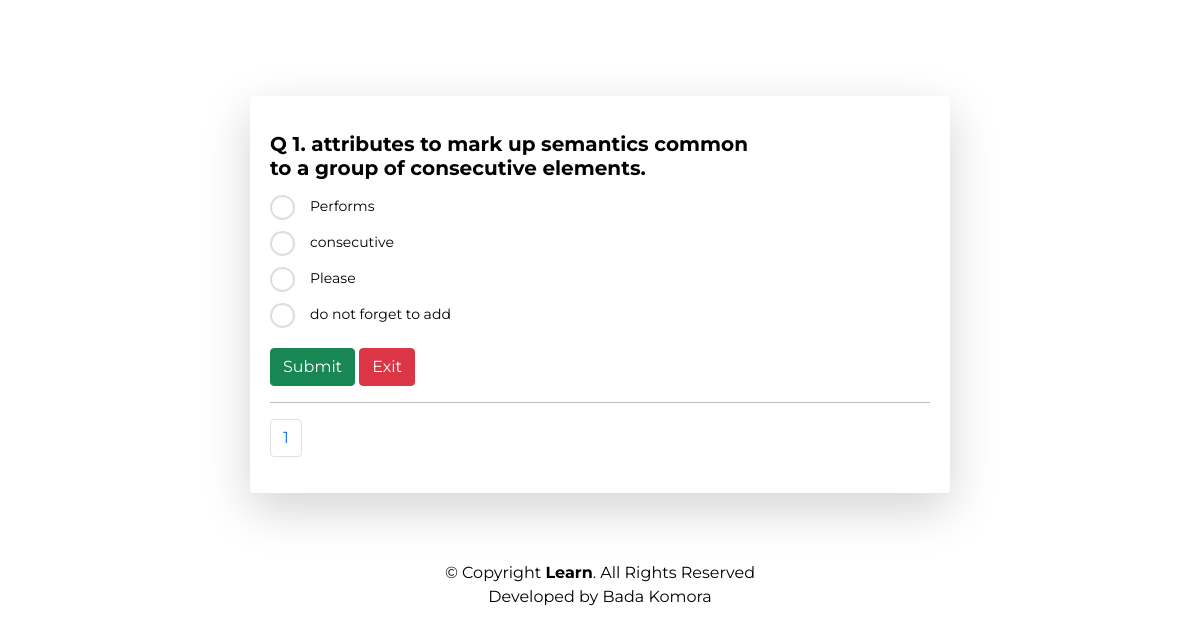
The page /retake/index.php?d=75 on the database its author committed.
### tables this page shows
CREATE TABLE `departments` (
  `id` int(11) NOT NULL,
  `department` varchar(50) NOT NULL
);

CREATE TABLE `questions` (
  `id` int(11) NOT NULL,
  `question` varchar(1000) NOT NULL,
  `choice1` varchar(50) NOT NULL,
  `choice2` varchar(50) NOT NULL,
  `choice3` varchar(50) NOT NULL,
  `choice4` varchar(50) NOT NULL,
  `answer` varchar(50) NOT NULL,
  `a_id` int(11) NOT NULL
);

### retake/index.php (the view, shortened to what this page needs)
<link href="https://cdn.jsdelivr.net/npm/bootstrap@5.0.2/dist/css/bootstrap.min.css" rel="stylesheet">
<html>
  <body>
      <?php
      include '../includes/conn.php';
      $id = $_GET['d'];
      $limit = 20;
      if (isset($_GET["page"])) {
      $page  = $_GET["page"];
      }
      else{
      $page=1;
      };
      $start_from = ($page-1) * $limit;
      $question = mysqli_query($con, "SELECT
      assessments.id as aid, assessments.assessment,
      questions.id as qid, questions.question, questions.choice1, questions.choice2, questions.choice3, questions.choice4, questions.answer, questions.a_id,
      departments.id, departments.department
      FROM departments
      INNER JOIN assessments on departments.id = assessments.d_id
      INNER JOIN questions on assessments.id = questions.a_id where questions.a_id = $id LIMIT $start_from, $limit
      "); ?>
                 <div class="container-fluid" style="font-family:georgia;">
                     <div class="jumbotron p-5">
                          <div class="container mt-sm-5 my-1 shadow-lg bg-white rounded">
                              <div class="question ml-sm-5 pl-sm-5 pt-2">
                                  <form action="../includes/sessionanswerupdate.php" method="POST">
                                  <?php
                                  $num = mysqli_num_rows($question);
                                  $i=1;
                                  if($num> 0){
                                  while($quest = mysqli_fetch_array($question)){
                                      ?>
                                  <div class="py-2 h5"><b>Q <?php echo $i;?>. <?php echo $quest['question']; ?> </b></div>
                                  <div class="ml-md-3 ml-sm-3 pl-md-5 pt-sm-0 pt-3" id="options">
                                          <label class="options"><?php echo $quest['choice1']?> <input type="radio" name="answer[<?php echo $i;?>]" id="answer" value="1" > <span class="checkmark"></span> </label>
                                          <label class="options"><?php echo $quest['choice2']?> <input type="radio" name="answer[<?php echo $i;?>]" id="answer" value="2" > <span class="checkmark"></span> </label>
                                          <label class="options"><?php echo $quest['choice3']?> <input type="radio" name="answer[<?php echo $i;?>]" id="answer" value="3" > <span class="checkmark"></span> </label>
                                          <label class="options"><?php echo $quest['choice4']?> <input type="radio" name="answer[<?php echo $i;?>]" id="answer" value="4" > <span class="checkmark"></span> </label>
                                  <?php $i++;  } ?>
                                  <button class="btn btn-success mt-2" name="submit" >Submit</button>
                                  <a href="../view/" class="btn btn-danger mt-2" name="submit" >Exit</a>
                                  </div>
                                  </form>
                              </div>
                              <hr>
                              <?php
                                 $result_db = mysqli_query($con,"SELECT COUNT($id) FROM questions where questions.a_id = $id ");
                                 $row_db = mysqli_fetch_row($result_db);
                                 $total_records = $row_db[0];
                                 $total_pages = ceil($total_records / $limit);
                                 $pagLink = "<ul class='pagination'>";
                                 for ($i=1; $i<=$total_pages; $i++) {
                                              $pagLink .= "<li class='page-item'><a class='page-link' href='./?d=".$id."&page=".$i."'>".$i."</a></li>";
                                 }
                                 echo $pagLink . "</ul>";
                              ?>
                          </div>
                     </div>
                 </div>
                 <?php } else{
                echo '<h6 class="alert alert-danger text-center mt-5">There is no current assessment to assess.</h6>';
              }
              ?>
<?php include '../includes/footer.php';?>
    </body>
</html>

### retake/index.php (style rules this page uses)
* { margin: 0; padding: 0; box-sizing: border-box }
body { background-color: white; }
.container { color: black; border-radius: 10px; padding: 20px; font-family: 'Montserrat', sans-serif; max-width: 700px }
.question { width: 75% }
.options { position: relative; padding-left: 40px; }
#options label { display: block; margin-bottom: 15px; font-size: 14px; cursor: pointer; }
.checkmark { position: absolute; top: -1px; left: 0; height: 25px; width: 25px; background:white; border: 2px solid #ddd; border-radius: 50%; }
.options .checkmark:after { content: ""; width: 10px; height: 10px; display: block; background:black; position: absolute; top: 50%; left: 50%; border-radius: 50%; transform: translate(-50%, -50%) scale(0); transition: 300ms ease-in-out 0s; }

### rows shown on the page
departments: questions.question "attributes to mark up semantics common to a group of consecutive elements.", questions.choice1 "Performs", questions.choice2 "consecutive", questions.choice3 "Please", questions.choice4 "do not forget to add"
